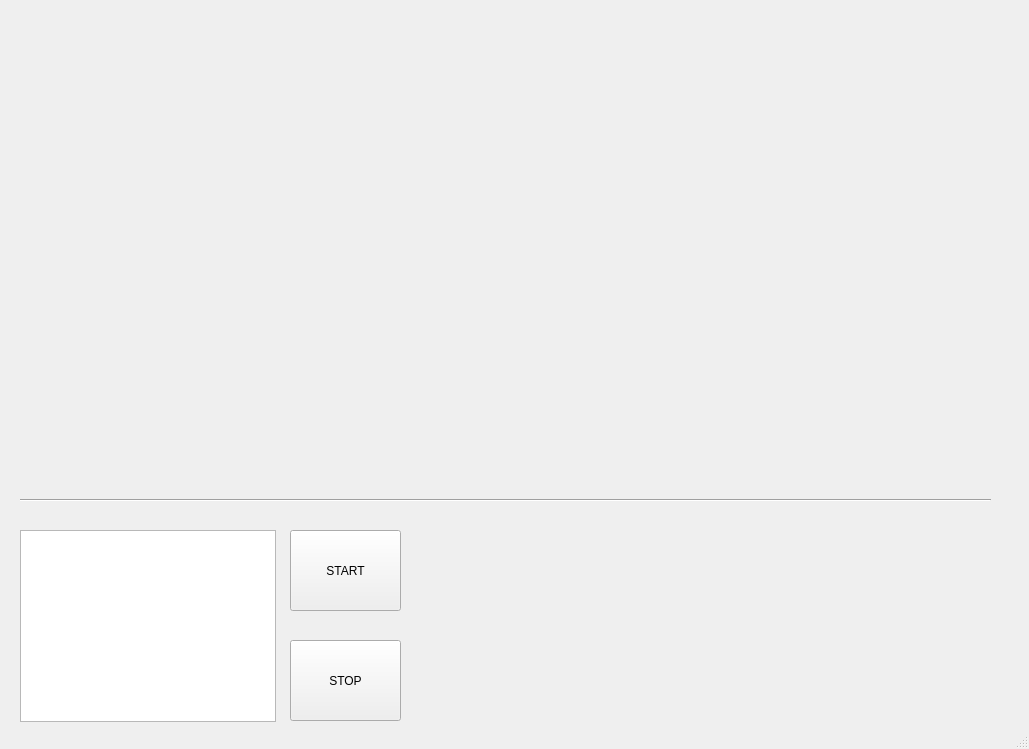
<?xml version="1.0" encoding="UTF-8"?>
<ui version="4.0">
 <class>MainWindow</class>
 <widget class="QMainWindow" name="MainWindow">
  <property name="geometry">
   <rect>
    <x>0</x>
    <y>0</y>
    <width>1029</width>
    <height>749</height>
   </rect>
  </property>
  <property name="windowTitle">
   <string>LastNight DJ</string>
  </property>
  <widget class="QWidget" name="centralwidget">
   <property name="enabled">
    <bool>true</bool>
   </property>
   <widget class="KListWidget" name="klistwidget">
    <property name="geometry">
     <rect>
      <x>20</x>
      <y>530</y>
      <width>256</width>
      <height>192</height>
     </rect>
    </property>
   </widget>
   <widget class="QPushButton" name="pushButton">
    <property name="geometry">
     <rect>
      <x>290</x>
      <y>530</y>
      <width>111</width>
      <height>81</height>
     </rect>
    </property>
    <property name="text">
     <string>START</string>
    </property>
   </widget>
   <widget class="QPushButton" name="pushButton_2">
    <property name="geometry">
     <rect>
      <x>290</x>
      <y>640</y>
      <width>111</width>
      <height>81</height>
     </rect>
    </property>
    <property name="text">
     <string>STOP</string>
    </property>
   </widget>
   <widget class="Line" name="line">
    <property name="geometry">
     <rect>
      <x>20</x>
      <y>490</y>
      <width>971</width>
      <height>20</height>
     </rect>
    </property>
    <property name="orientation">
     <enum>Qt::Horizontal</enum>
    </property>
   </widget>
   <widget class="QwtPlot" name="qwtPlot">
    <property name="geometry">
     <rect>
      <x>30</x>
      <y>80</y>
      <width>951</width>
      <height>331</height>
     </rect>
    </property>
   </widget>
   <widget class="QwtPlot" name="qwtPlot_2">
    <property name="geometry">
     <rect>
      <x>429</x>
      <y>540</y>
      <width>551</width>
      <height>181</height>
     </rect>
    </property>
   </widget>
   <widget class="QwtTextLabel" name="TextLabel">
    <property name="geometry">
     <rect>
      <x>320</x>
      <y>20</y>
      <width>421</width>
      <height>31</height>
     </rect>
    </property>
   </widget>
  </widget>
  <widget class="QStatusBar" name="statusbar"/>
 </widget>
 <customwidgets>
  <customwidget>
   <class>KListWidget</class>
   <extends>QListWidget</extends>
   <header>klistwidget.h</header>
  </customwidget>
  <customwidget>
   <class>QwtPlot</class>
   <extends>QFrame</extends>
   <header>qwt_plot.h</header>
  </customwidget>
  <customwidget>
   <class>QwtTextLabel</class>
   <extends>QFrame</extends>
   <header>qwt_text_label.h</header>
  </customwidget>
 </customwidgets>
 <resources/>
 <connections/>
</ui>
